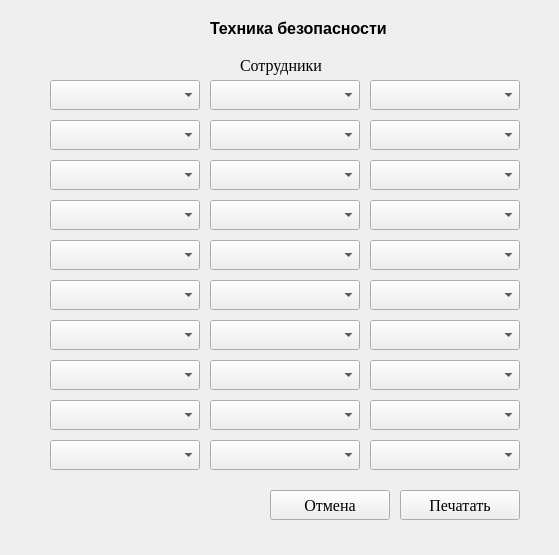
<?xml version="1.0" encoding="UTF-8"?>
<ui version="4.0">
 <class>Form</class>
 <widget class="QWidget" name="Form">
  <property name="geometry">
   <rect>
    <x>0</x>
    <y>0</y>
    <width>559</width>
    <height>555</height>
   </rect>
  </property>
  <property name="windowTitle">
   <string>Form</string>
  </property>
  <widget class="QPushButton" name="b_ok">
   <property name="geometry">
    <rect>
     <x>400</x>
     <y>490</y>
     <width>120</width>
     <height>30</height>
    </rect>
   </property>
   <property name="font">
    <font>
     <family>Times New Roman</family>
     <pointsize>12</pointsize>
    </font>
   </property>
   <property name="text">
    <string>Печатать</string>
   </property>
  </widget>
  <widget class="QPushButton" name="b_cancel">
   <property name="geometry">
    <rect>
     <x>270</x>
     <y>490</y>
     <width>120</width>
     <height>30</height>
    </rect>
   </property>
   <property name="font">
    <font>
     <family>Times New Roman</family>
     <pointsize>12</pointsize>
    </font>
   </property>
   <property name="text">
    <string>Отмена</string>
   </property>
  </widget>
  <widget class="QLabel" name="label">
   <property name="geometry">
    <rect>
     <x>210</x>
     <y>20</y>
     <width>191</width>
     <height>16</height>
    </rect>
   </property>
   <property name="font">
    <font>
     <pointsize>12</pointsize>
     <bold>true</bold>
    </font>
   </property>
   <property name="text">
    <string>Техника безопасности</string>
   </property>
  </widget>
  <widget class="QComboBox" name="worker_1">
   <property name="geometry">
    <rect>
     <x>50</x>
     <y>80</y>
     <width>150</width>
     <height>30</height>
    </rect>
   </property>
   <property name="font">
    <font>
     <family>Times New Roman</family>
     <pointsize>12</pointsize>
    </font>
   </property>
  </widget>
  <widget class="QComboBox" name="worker_2">
   <property name="geometry">
    <rect>
     <x>50</x>
     <y>120</y>
     <width>150</width>
     <height>30</height>
    </rect>
   </property>
   <property name="font">
    <font>
     <family>Times New Roman</family>
     <pointsize>12</pointsize>
    </font>
   </property>
  </widget>
  <widget class="QComboBox" name="worker_3">
   <property name="geometry">
    <rect>
     <x>50</x>
     <y>160</y>
     <width>150</width>
     <height>30</height>
    </rect>
   </property>
   <property name="font">
    <font>
     <family>Times New Roman</family>
     <pointsize>12</pointsize>
    </font>
   </property>
  </widget>
  <widget class="QComboBox" name="worker_4">
   <property name="geometry">
    <rect>
     <x>50</x>
     <y>200</y>
     <width>150</width>
     <height>30</height>
    </rect>
   </property>
   <property name="font">
    <font>
     <family>Times New Roman</family>
     <pointsize>12</pointsize>
    </font>
   </property>
  </widget>
  <widget class="QComboBox" name="worker_5">
   <property name="geometry">
    <rect>
     <x>50</x>
     <y>240</y>
     <width>150</width>
     <height>30</height>
    </rect>
   </property>
   <property name="font">
    <font>
     <family>Times New Roman</family>
     <pointsize>12</pointsize>
    </font>
   </property>
  </widget>
  <widget class="QComboBox" name="worker_6">
   <property name="geometry">
    <rect>
     <x>50</x>
     <y>280</y>
     <width>150</width>
     <height>30</height>
    </rect>
   </property>
   <property name="font">
    <font>
     <family>Times New Roman</family>
     <pointsize>12</pointsize>
    </font>
   </property>
  </widget>
  <widget class="QComboBox" name="worker_7">
   <property name="geometry">
    <rect>
     <x>50</x>
     <y>320</y>
     <width>150</width>
     <height>30</height>
    </rect>
   </property>
   <property name="font">
    <font>
     <family>Times New Roman</family>
     <pointsize>12</pointsize>
    </font>
   </property>
  </widget>
  <widget class="QComboBox" name="worker_8">
   <property name="geometry">
    <rect>
     <x>50</x>
     <y>360</y>
     <width>150</width>
     <height>30</height>
    </rect>
   </property>
   <property name="font">
    <font>
     <family>Times New Roman</family>
     <pointsize>12</pointsize>
    </font>
   </property>
  </widget>
  <widget class="QComboBox" name="worker_9">
   <property name="geometry">
    <rect>
     <x>50</x>
     <y>400</y>
     <width>150</width>
     <height>30</height>
    </rect>
   </property>
   <property name="font">
    <font>
     <family>Times New Roman</family>
     <pointsize>12</pointsize>
    </font>
   </property>
  </widget>
  <widget class="QComboBox" name="worker_10">
   <property name="geometry">
    <rect>
     <x>50</x>
     <y>440</y>
     <width>150</width>
     <height>30</height>
    </rect>
   </property>
   <property name="font">
    <font>
     <family>Times New Roman</family>
     <pointsize>12</pointsize>
    </font>
   </property>
  </widget>
  <widget class="QComboBox" name="worker_11">
   <property name="geometry">
    <rect>
     <x>210</x>
     <y>80</y>
     <width>150</width>
     <height>30</height>
    </rect>
   </property>
   <property name="font">
    <font>
     <family>Times New Roman</family>
     <pointsize>12</pointsize>
    </font>
   </property>
  </widget>
  <widget class="QComboBox" name="worker_12">
   <property name="geometry">
    <rect>
     <x>210</x>
     <y>120</y>
     <width>150</width>
     <height>30</height>
    </rect>
   </property>
   <property name="font">
    <font>
     <family>Times New Roman</family>
     <pointsize>12</pointsize>
    </font>
   </property>
  </widget>
  <widget class="QComboBox" name="worker_13">
   <property name="geometry">
    <rect>
     <x>210</x>
     <y>160</y>
     <width>150</width>
     <height>30</height>
    </rect>
   </property>
   <property name="font">
    <font>
     <family>Times New Roman</family>
     <pointsize>12</pointsize>
    </font>
   </property>
  </widget>
  <widget class="QComboBox" name="worker_14">
   <property name="geometry">
    <rect>
     <x>210</x>
     <y>200</y>
     <width>150</width>
     <height>30</height>
    </rect>
   </property>
   <property name="font">
    <font>
     <family>Times New Roman</family>
     <pointsize>12</pointsize>
    </font>
   </property>
  </widget>
  <widget class="QComboBox" name="worker_15">
   <property name="geometry">
    <rect>
     <x>210</x>
     <y>240</y>
     <width>150</width>
     <height>30</height>
    </rect>
   </property>
   <property name="font">
    <font>
     <family>Times New Roman</family>
     <pointsize>12</pointsize>
    </font>
   </property>
  </widget>
  <widget class="QComboBox" name="worker_16">
   <property name="geometry">
    <rect>
     <x>210</x>
     <y>280</y>
     <width>150</width>
     <height>30</height>
    </rect>
   </property>
   <property name="font">
    <font>
     <family>Times New Roman</family>
     <pointsize>12</pointsize>
    </font>
   </property>
  </widget>
  <widget class="QComboBox" name="worker_17">
   <property name="geometry">
    <rect>
     <x>210</x>
     <y>320</y>
     <width>150</width>
     <height>30</height>
    </rect>
   </property>
   <property name="font">
    <font>
     <family>Times New Roman</family>
     <pointsize>12</pointsize>
    </font>
   </property>
  </widget>
  <widget class="QComboBox" name="worker_18">
   <property name="geometry">
    <rect>
     <x>210</x>
     <y>360</y>
     <width>150</width>
     <height>30</height>
    </rect>
   </property>
   <property name="font">
    <font>
     <family>Times New Roman</family>
     <pointsize>12</pointsize>
    </font>
   </property>
  </widget>
  <widget class="QComboBox" name="worker_19">
   <property name="geometry">
    <rect>
     <x>210</x>
     <y>400</y>
     <width>150</width>
     <height>30</height>
    </rect>
   </property>
   <property name="font">
    <font>
     <family>Times New Roman</family>
     <pointsize>12</pointsize>
    </font>
   </property>
  </widget>
  <widget class="QComboBox" name="worker_20">
   <property name="geometry">
    <rect>
     <x>210</x>
     <y>440</y>
     <width>150</width>
     <height>30</height>
    </rect>
   </property>
   <property name="font">
    <font>
     <family>Times New Roman</family>
     <pointsize>12</pointsize>
    </font>
   </property>
  </widget>
  <widget class="QComboBox" name="worker_21">
   <property name="geometry">
    <rect>
     <x>370</x>
     <y>80</y>
     <width>150</width>
     <height>30</height>
    </rect>
   </property>
   <property name="font">
    <font>
     <family>Times New Roman</family>
     <pointsize>12</pointsize>
    </font>
   </property>
  </widget>
  <widget class="QComboBox" name="worker_22">
   <property name="geometry">
    <rect>
     <x>370</x>
     <y>120</y>
     <width>150</width>
     <height>30</height>
    </rect>
   </property>
   <property name="font">
    <font>
     <family>Times New Roman</family>
     <pointsize>12</pointsize>
    </font>
   </property>
  </widget>
  <widget class="QComboBox" name="worker_23">
   <property name="geometry">
    <rect>
     <x>370</x>
     <y>160</y>
     <width>150</width>
     <height>30</height>
    </rect>
   </property>
   <property name="font">
    <font>
     <family>Times New Roman</family>
     <pointsize>12</pointsize>
    </font>
   </property>
  </widget>
  <widget class="QComboBox" name="worker_24">
   <property name="geometry">
    <rect>
     <x>370</x>
     <y>200</y>
     <width>150</width>
     <height>30</height>
    </rect>
   </property>
   <property name="font">
    <font>
     <family>Times New Roman</family>
     <pointsize>12</pointsize>
    </font>
   </property>
  </widget>
  <widget class="QComboBox" name="worker_25">
   <property name="geometry">
    <rect>
     <x>370</x>
     <y>240</y>
     <width>150</width>
     <height>30</height>
    </rect>
   </property>
   <property name="font">
    <font>
     <family>Times New Roman</family>
     <pointsize>12</pointsize>
    </font>
   </property>
  </widget>
  <widget class="QComboBox" name="worker_26">
   <property name="geometry">
    <rect>
     <x>370</x>
     <y>280</y>
     <width>150</width>
     <height>30</height>
    </rect>
   </property>
   <property name="font">
    <font>
     <family>Times New Roman</family>
     <pointsize>12</pointsize>
    </font>
   </property>
  </widget>
  <widget class="QComboBox" name="worker_27">
   <property name="geometry">
    <rect>
     <x>370</x>
     <y>320</y>
     <width>150</width>
     <height>30</height>
    </rect>
   </property>
   <property name="font">
    <font>
     <family>Times New Roman</family>
     <pointsize>12</pointsize>
    </font>
   </property>
  </widget>
  <widget class="QComboBox" name="worker_28">
   <property name="geometry">
    <rect>
     <x>370</x>
     <y>360</y>
     <width>150</width>
     <height>30</height>
    </rect>
   </property>
   <property name="font">
    <font>
     <family>Times New Roman</family>
     <pointsize>12</pointsize>
    </font>
   </property>
  </widget>
  <widget class="QComboBox" name="worker_29">
   <property name="geometry">
    <rect>
     <x>370</x>
     <y>400</y>
     <width>150</width>
     <height>30</height>
    </rect>
   </property>
   <property name="font">
    <font>
     <family>Times New Roman</family>
     <pointsize>12</pointsize>
    </font>
   </property>
  </widget>
  <widget class="QComboBox" name="worker_30">
   <property name="geometry">
    <rect>
     <x>370</x>
     <y>440</y>
     <width>150</width>
     <height>30</height>
    </rect>
   </property>
   <property name="font">
    <font>
     <family>Times New Roman</family>
     <pointsize>12</pointsize>
    </font>
   </property>
  </widget>
  <widget class="QLabel" name="label_2">
   <property name="geometry">
    <rect>
     <x>240</x>
     <y>50</y>
     <width>111</width>
     <height>30</height>
    </rect>
   </property>
   <property name="font">
    <font>
     <family>Times New Roman</family>
     <pointsize>12</pointsize>
    </font>
   </property>
   <property name="text">
    <string>Сотрудники</string>
   </property>
  </widget>
 </widget>
 <resources/>
 <connections/>
</ui>
